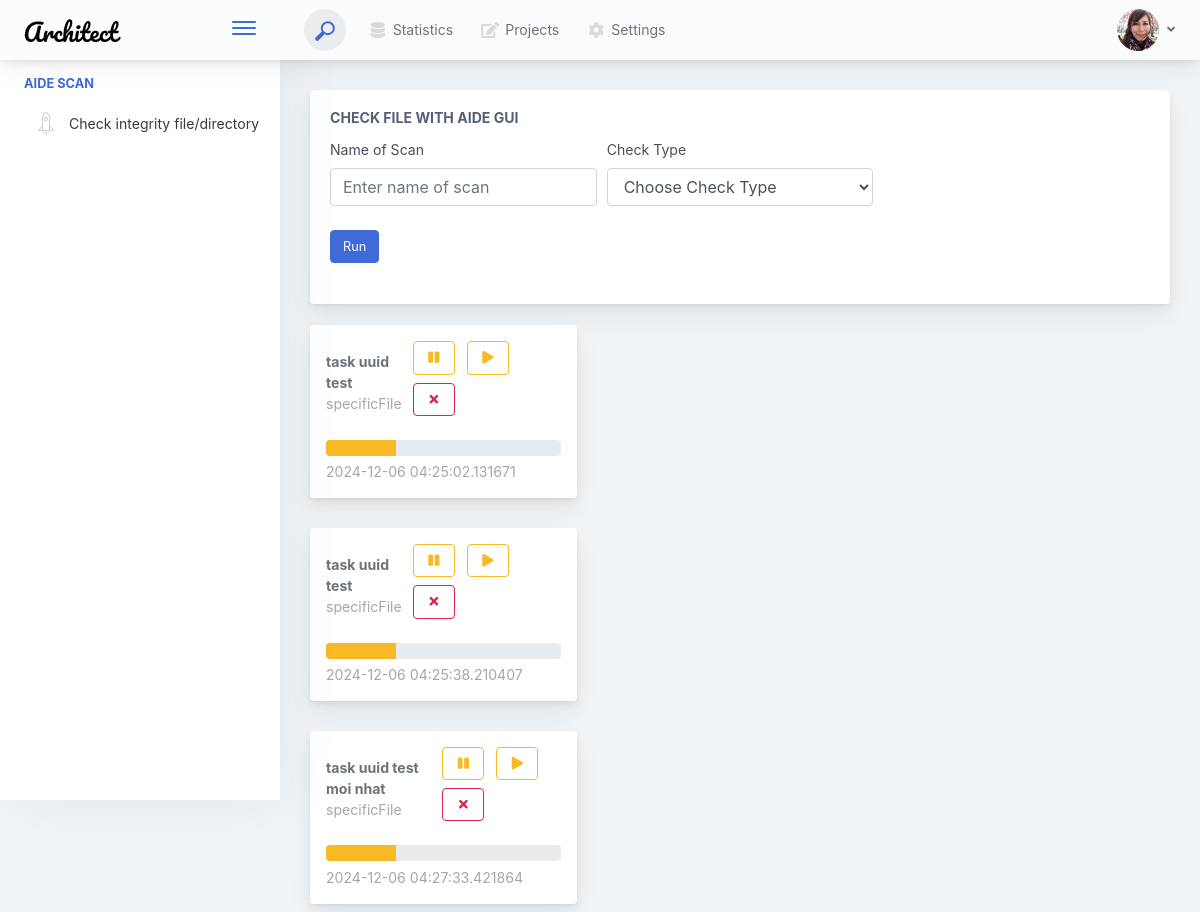
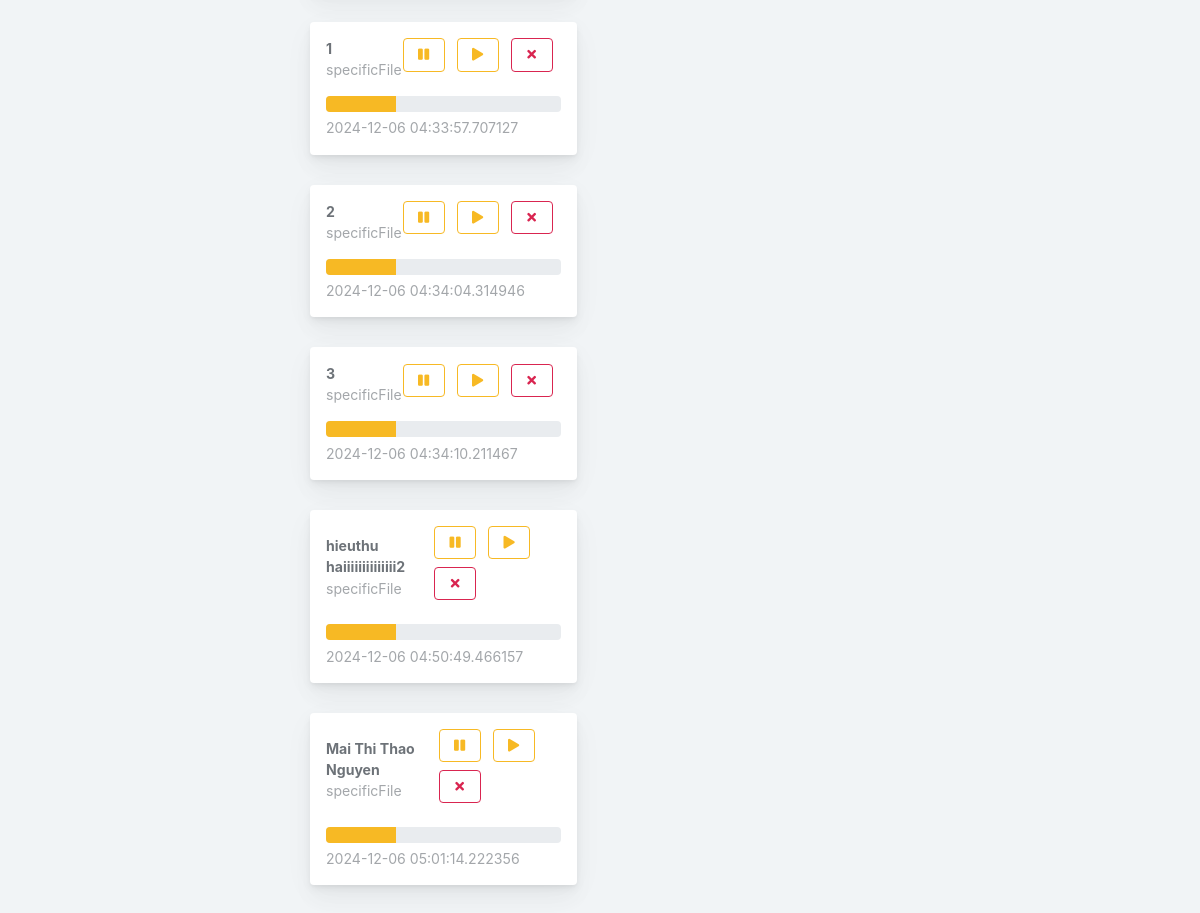
The page /check on the database its author committed (2 pictures, top to bottom).
### app/models/models.py (models this page shows, shortened)
class TaskRecord(db.Model):
    id = db.Column(db.Integer, primary_key=True)
    task_id = db.Column(db.String(255), unique=True, nullable=False)  # ID của Celery Task
    name = db.Column(db.String(255), nullable=False)  # Tên của task
    check_type = db.Column(db.String(50), nullable=False)  # Loại quét
    specific_file = db.Column(db.String(255), nullable=True)  # Đường dẫn file cụ thể
    custom_config = db.Column(db.String(255), nullable=True)  # Đường dẫn config tùy chỉnh
    created_at = db.Column(db.DateTime, default=datetime.utcnow)  # Thời gian tạo
    progress = db.Column(db.Integer, nullable=True, default=0)  # Tiến độ quét
    status = db.Column(db.String(50), nullable=True)  # Trạng thái (STARTED, SUCCESS, FAILURE)

### app/routes/checks.py (the view, shortened to what this page needs)
class CheckView(MethodView):
    def get(self):
        task = TaskRecord.query.all()
        return render_template("admin/page/checker.html", tasks=task )

### app/templates/admin/page/checker.html (shortened to what this page needs)
{% extends 'admin/share/master.html' %}
{% block body %}
    <div class="main-card mb-12 card">
        <div class="card-body">
            <h5 class="card-title">Check File With Aide GUI</h5>
            <form class="needs-validation" novalidate="" id="checkForm">
                <div class="form-row">
                    <div class="col-md-4 mb-3">
                        <label>Name of Scan</label>
                        <input type="text" class="form-control" id="inputTaskName" placeholder="Enter name of scan" required="">
                    </div>
                    <div class="col-md-4 mb-3">
                        <label for="checkType">Check Type</label>
                        <select class="mb-2 form-control" id="checkType">
                            <option value="">Choose Check Type</option>
                        </select>
                    </div>
                </div>
                <button class="btn btn-primary" type="submit">Run</button>
            </form>
            <br>
        </div>
    </div>
    <br>
    <div class="row">
        <div class="col-md-4" id="scanTask">
            {% for task in tasks%}
            <div class="card mb-3 widget-content">
                <div class="widget-content-outer">
                    <div class="widget-content-wrapper">
                        <div class="widget-content-left">
                            <div class="widget-heading">{{ task.name }}</div>
                            <div class="widget-subheading">{{ task.check_type }}</div>
                        </div>
                        <div class="widget-content-right">
                            <button class="mb-2 mr-2 btn-transition btn btn-outline-warning">
                                <i class="fa fa-fw" aria-hidden="true" title="Copy to use pause"></i>
                            </button>
                            <button class="mb-2 mr-2 btn-transition btn btn-outline-warning">
                                <i class="fa fa-fw" aria-hidden="true" title="Copy to use play"></i>
                            </button>
                            <button class="mb-2 mr-2 btn-transition btn btn-outline-danger delete-task" data-task-id="{{task.task_id}}">
                                <i class="fa fa-fw" aria-hidden="true" title="Copy to use close"></i>
                            </button>
                        </div>
                    </div>
                    <div class="widget-progress-wrapper">
                        <div class="progress-bar-lg progress-bar-animated progress">
                            <div class="progress-bar bg-warning" role="progressbar" aria-valuenow="47" aria-valuemin="0" aria-valuemax="100" style="width: 30%;"></div>
                        </div>
                        <div class="progress-sub-label">
                            <div class="sub-label-left">{{ task.created_at }}</div>
                        </div>
                    </div>
                </div>
            </div>
            {% endfor %}
        </div>
    </div>
{% endblock %}

### app/templates/admin/share/master.html (shortened to what this page needs)
<!doctype html>
<html lang="en">
{% include 'admin/share/head-css.html'%}
<body>
    <div class="app-container app-theme-white body-tabs-shadow fixed-sidebar fixed-header">
        {% include 'admin/share/header.html' %}
                    <div class="app-main">
                {% include 'admin/share/left-menu.html' %}
                  <div class="app-main__outer">
                    <div class="app-main__inner">
                             {% block body%}
                             {% endblock %}
                    </div>
                    </div>
        </div>
    </div>
</body>
</html>

### app/templates/admin/share/head-css.html (shortened to what this page needs)
<head>
    <link href="https://cdnjs.cloudflare.com/ajax/libs/toastr.js/latest/toastr.min.css" rel="stylesheet">
    <link href="{{ url_for('static', filename='main.css') }}" rel="stylesheet">
</head>

### app/templates/admin/share/header.html (shortened to what this page needs)
<div class="app-header header-shadow">
    <div class="app-header__logo">
      <div class="logo-src"></div>
      <div class="header__pane ml-auto">
        <div><button type="button" class="hamburger close-sidebar-btn hamburger--elastic" data-class="closed-sidebar"><span class="hamburger-box"><span class="hamburger-inner"></span></span></button></div>
      </div>
    </div>
    <div class="app-header__content">
      <div class="app-header-left">
        <div class="search-wrapper">
          <div class="input-holder"><input type="text" class="search-input" placeholder="Type to search"><button class="search-icon"><span></span></button></div><button class="close"></button>
        </div>
        <ul class="header-menu nav">
          <li class="nav-item"><a href="javascript:void(0);" class="nav-link"><i class="nav-link-icon fa fa-database"></i> Statistics </a></li>
          <li class="btn-group nav-item"><a href="javascript:void(0);" class="nav-link"><i class="nav-link-icon fa fa-edit"></i> Projects </a></li>
          <li class="dropdown nav-item"><a href="javascript:void(0);" class="nav-link"><i class="nav-link-icon fa fa-cog"></i> Settings </a></li>
        </ul>
      </div>
      <div class="app-header-right">
        <div class="header-btn-lg pr-0">
          <div class="widget-content p-0">
            <div class="widget-content-wrapper">
              <div class="widget-content-left">
                <div class="btn-group"><a data-toggle="dropdown" aria-haspopup="true" aria-expanded="false" class="p-0 btn"><img width="42" class="rounded-circle" src="{{ url_for('static', filename='assets/images/avatars/1.jpg') }}" alt=""><i class="fa fa-angle-down ml-2 opacity-8"></i></a>
                </div>
              </div>
            </div>
          </div>
        </div>
      </div>
    </div>
  </div>

### app/templates/admin/share/left-menu.html (shortened to what this page needs)
<div class="app-sidebar sidebar-shadow">
    <div class="scrollbar-sidebar">
      <div class="app-sidebar__inner">
        <ul class="vertical-nav-menu">
          <li class="app-sidebar__heading">Aide Scan</li>
          <li><a href="/check"><i class="metismenu-icon pe-7s-rocket"></i>Check integrity file/directory</a>
        </ul>
      </div>
    </div>
  </div>

### rows shown on the page
TaskRecord: name "task uuid test", check_type "specificFile", created_at "2024-12-06 04:25:02.131671"
TaskRecord: name "task uuid test", check_type "specificFile", created_at "2024-12-06 04:25:38.210407"
TaskRecord: name "task uuid test moi nhat", check_type "specificFile", created_at "2024-12-06 04:27:33.421864"
TaskRecord: name "1", check_type "specificFile", created_at "2024-12-06 04:33:57.707127"
TaskRecord: name "2", check_type "specificFile", created_at "2024-12-06 04:34:04.314946"
TaskRecord: name "3", check_type "specificFile", created_at "2024-12-06 04:34:10.211467"
TaskRecord: name "hieuthu haiiiiiiiiiiiiii2", check_type "specificFile", created_at "2024-12-06 04:50:49.466157"
TaskRecord: name "Mai Thi Thao Nguyen", check_type "specificFile", created_at "2024-12-06 05:01:14.222356"
